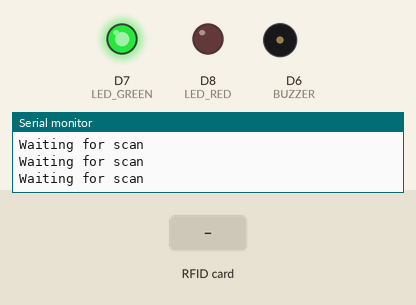
This sketch was run on a simulated Arduino MKR. Shown: output pins drawn as LEDs (lit = HIGH), buzzer (waves = sounding, pin HIGH), the last lines printed to the serial monitor. The inputs (shaded band) are chosen by the test bench. Uploads are accepted with an empty reply.

Above: at 3.2 s.
3.3 s: RFID card 5E 7A 19 C4 held to the reader
At 4.1 s:
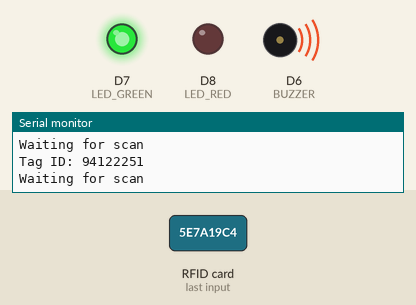
At 5.9 s:
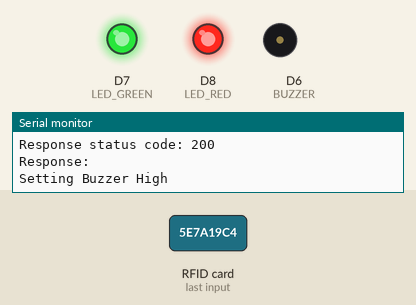
Timing chart, 0 to 12.3 s (numbered marks = the images above; inputs shaded):
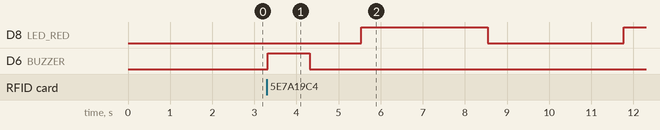

The sketch:

Hotel_Cashless_System_copy_20230915184816.ino
```cpp
#include <SPI.h>
#include <MFRC522.h>

#include <SoftwareSerial.h>
SoftwareSerial sim800(2, 4);

#define TINY_GSM_MODEM_SIM800
#include <TinyGsmClient.h>
#include <ArduinoHttpClient.h>
TinyGsm modem(sim800);
TinyGsmClient client(modem);
HttpClient http = HttpClient(client, "bunihub.herokuapp.com", 80);

#define SS_PIN 10
#define RST_PIN 9
#define BUZZER 6
#define LED_RED 8
#define LED_GREEN 7
MFRC522 reader(SS_PIN, RST_PIN);

String tagID = "";

void setup() {
  Serial.begin(9600);

  SPI.begin();
  reader.PCD_Init();

  pinMode(LED_RED, OUTPUT);
  pinMode(LED_GREEN, OUTPUT);
  pinMode(BUZZER, OUTPUT);


  digitalWrite(LED_GREEN, HIGH);
  delay(2000);


  Serial.print("HOTEL CASHLESS SYSTEM");
}

void loop() {
  unsigned long savedtime1 = 0;
  unsigned long savedtime2 = 0;
  const long delay1 = 1000;
  const long delay2 = 5000;

  unsigned long currenttime = millis();
  if (currenttime - savedtime1 >= delay1) {
    savedtime1 = delay1;
    int success_read = getID();
    Serial.println("Waiting for scan");
    if (success_read == 1) {
      digitalWrite(BUZZER, HIGH);
      delay(1000);
      digitalWrite(BUZZER, LOW);
      delay(1000);
    }

    if (currenttime - savedtime2 >= delay2) {
      savedtime2 = delay2;
      Serial.println("Connecting to the Internet");
      modem.gprsConnect("", "", "");

      if (modem.isGprsConnected()) {
        Serial.println("Making POST request...");

        String contentType = "application/json";
        String postData = GenerateJsonData();
        Serial.println(postData);
        int err = http.post("/bus", contentType, postData);

        if (err != 0) {
          Serial.println(F("failed to connect"));
          tone(BUZZER, 10000, 500);
          delay(1000);
          noTone(BUZZER);
          delay(1000);
          return;
        }

        int status = http.responseStatusCode();
        Serial.print(F("Response status code: "));
        Serial.println(status);

        String response = http.responseBody();
        Serial.println(F("Response:"));
        Serial.println(response);

        if (status == 200) {
          Serial.println(F("Setting Buzzer High"));
          digitalWrite(LED_RED, HIGH);
          delay(3000);
          digitalWrite(LED_RED, LOW);
          delay(3000);
        }
      } else {
        tone(BUZZER, 10000, 500);
        delay(1000);
        noTone(BUZZER);
        delay(1000);
      }
    }
  }
}


int getID() {
  if (!reader.PICC_IsNewCardPresent()) {
    return 0;
  }

  if (!reader.PICC_ReadCardSerial()) {
    return 0;
  }

  for (byte i = 0; i < reader.uid.size; i++) {
    tagID += String(reader.uid.uidByte[i], DEC);
  }
  tagID = tagID.substring(0, 8);
  Serial.println("Tag ID: " + tagID);

  Serial.println("");
  reader.PICC_HaltA();
  return 1;
}

String GenerateJsonData() {
  String type = "processPayment";

  String aux = "{\n\t\"type\":\"";
  aux.concat(String(type));
  aux.concat("\",\n\t\"card_number\":\"");
  aux.concat(String(tagID));
  aux.concat("\n}");
  return aux;
}
```

Measured:
- after the input at 3.3 s, D6 (BUZZER): LOW → HIGH at once, → LOW 1.0 s later
